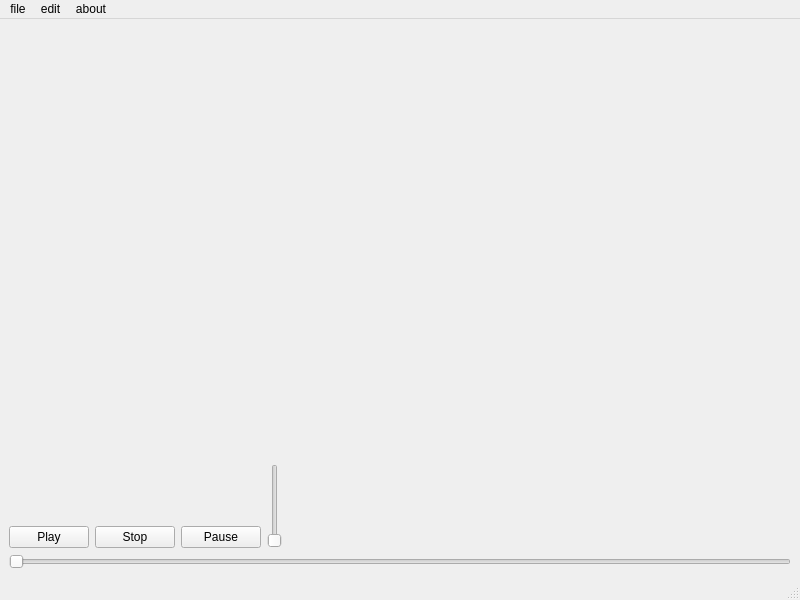
<?xml version="1.0" encoding="UTF-8"?>
<ui version="4.0">
 <class>MainWindow</class>
 <widget class="QMainWindow" name="MainWindow">
  <property name="geometry">
   <rect>
    <x>0</x>
    <y>0</y>
    <width>800</width>
    <height>600</height>
   </rect>
  </property>
  <property name="windowTitle">
   <string>MainWindow</string>
  </property>
  <widget class="QWidget" name="centralwidget">
   <property name="enabled">
    <bool>true</bool>
   </property>
   <layout class="QGridLayout" name="gridLayout">
    <item row="1" column="0">
     <layout class="QGridLayout" name="gridLayout_4">
      <item row="1" column="1">
       <widget class="QPushButton" name="BtnStop">
        <property name="text">
         <string>Stop</string>
        </property>
       </widget>
      </item>
      <item row="1" column="0">
       <widget class="QPushButton" name="BtnPlay">
        <property name="text">
         <string>Play</string>
        </property>
       </widget>
      </item>
      <item row="1" column="2">
       <widget class="QPushButton" name="BtnPause">
        <property name="text">
         <string>Pause</string>
        </property>
       </widget>
      </item>
      <item row="0" column="0">
       <spacer name="verticalSpacer_2">
        <property name="orientation">
         <enum>Qt::Vertical</enum>
        </property>
        <property name="sizeHint" stdset="0">
         <size>
          <width>20</width>
          <height>40</height>
         </size>
        </property>
       </spacer>
      </item>
     </layout>
    </item>
    <item row="0" column="1">
     <spacer name="verticalSpacer">
      <property name="orientation">
       <enum>Qt::Vertical</enum>
      </property>
      <property name="sizeHint" stdset="0">
       <size>
        <width>20</width>
        <height>40</height>
       </size>
      </property>
     </spacer>
    </item>
    <item row="3" column="0" colspan="3">
     <widget class="QSlider" name="horizontalSlider">
      <property name="maximum">
       <number>1000</number>
      </property>
      <property name="orientation">
       <enum>Qt::Horizontal</enum>
      </property>
     </widget>
    </item>
    <item row="1" column="1">
     <layout class="QGridLayout" name="gridLayout_3">
      <item row="4" column="1">
       <spacer name="horizontalSpacer">
        <property name="orientation">
         <enum>Qt::Horizontal</enum>
        </property>
        <property name="sizeHint" stdset="0">
         <size>
          <width>40</width>
          <height>20</height>
         </size>
        </property>
       </spacer>
      </item>
      <item row="2" column="0">
       <spacer name="verticalSpacer_4">
        <property name="orientation">
         <enum>Qt::Vertical</enum>
        </property>
        <property name="sizeHint" stdset="0">
         <size>
          <width>20</width>
          <height>40</height>
         </size>
        </property>
       </spacer>
      </item>
      <item row="0" column="0">
       <spacer name="verticalSpacer_6">
        <property name="orientation">
         <enum>Qt::Vertical</enum>
        </property>
        <property name="sizeHint" stdset="0">
         <size>
          <width>20</width>
          <height>40</height>
         </size>
        </property>
       </spacer>
      </item>
      <item row="4" column="0">
       <widget class="MySlider" name="verticalSlider">
        <property name="maximum">
         <number>100</number>
        </property>
        <property name="orientation">
         <enum>Qt::Vertical</enum>
        </property>
       </widget>
      </item>
      <item row="1" column="0">
       <spacer name="verticalSpacer_5">
        <property name="orientation">
         <enum>Qt::Vertical</enum>
        </property>
        <property name="sizeHint" stdset="0">
         <size>
          <width>20</width>
          <height>40</height>
         </size>
        </property>
       </spacer>
      </item>
     </layout>
    </item>
   </layout>
  </widget>
  <widget class="QMenuBar" name="menuBar">
   <property name="geometry">
    <rect>
     <x>0</x>
     <y>0</y>
     <width>800</width>
     <height>22</height>
    </rect>
   </property>
   <widget class="QMenu" name="menuFile">
    <property name="title">
     <string>file</string>
    </property>
    <addaction name="actionOpen"/>
   </widget>
   <widget class="QMenu" name="menuEdit">
    <property name="title">
     <string>edit</string>
    </property>
   </widget>
   <widget class="QMenu" name="menuAbout">
    <property name="title">
     <string>about</string>
    </property>
    <addaction name="actionVersion"/>
   </widget>
   <addaction name="menuFile"/>
   <addaction name="menuEdit"/>
   <addaction name="menuAbout"/>
  </widget>
  <widget class="QStatusBar" name="statusbar"/>
  <action name="actionOpen">
   <property name="icon">
    <iconset theme="open">
     <normaloff>.</normaloff>.</iconset>
   </property>
   <property name="text">
    <string>open</string>
   </property>
   <property name="font">
    <font>
     <family>Arial</family>
     <pointsize>9</pointsize>
     <weight>50</weight>
     <bold>false</bold>
    </font>
   </property>
  </action>
  <action name="actionVersion">
   <property name="text">
    <string>version</string>
   </property>
  </action>
 </widget>
 <customwidgets>
  <customwidget>
   <class>MySlider</class>
   <extends>QSlider</extends>
   <header location="global">myslider.h</header>
  </customwidget>
 </customwidgets>
 <resources/>
 <connections/>
</ui>
